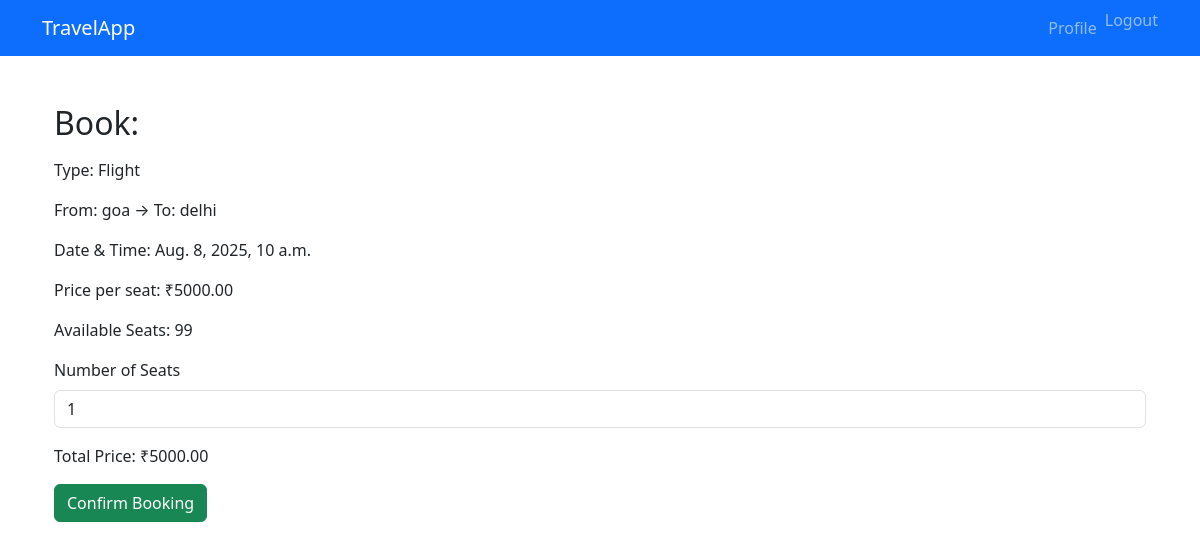
Screenshot of /destination/1/ (signed in) with the database file from the repository.
### travel_options/models.py (models this page shows, shortened)
class Destination(models.Model):
    TRAVEL_TYPES = [
        ('Flight', 'Flight'),
        ('Train', 'Train'),
        ('Bus', 'Bus'),
    ]
    name = models.CharField(max_length=100)
    description = models.TextField()
    travel_type = models.CharField(max_length=10, choices=TRAVEL_TYPES)
    source = models.CharField(max_length=100)
    destination = models.CharField(max_length=100)
    datetime = models.DateTimeField()
    price = models.DecimalField(max_digits=10, decimal_places=2)
    available_seats = models.PositiveIntegerField()

### travel_options/views.py (the view, shortened to what this page needs)
# urls.py: path('destination/<int:destination_id>/', travel_views.destination_detail, name='destination_detail'),
@login_required
def destination_detail(request, destination_id):
    travel = get_object_or_404(Destination, id=destination_id)
    return render(request, 'travel_options/destination_detail.html', {'destination': travel})

### travel_options/templates/travel_options/destination_detail.html (shortened to what this page needs)
{% extends 'base.html' %}
{% block content %}
<div class="container mt-5">
    <h2>Book: {{ destination.name }}</h2>
    <p>Type: {{ destination.travel_type }}</p>
    <p>From: {{ destination.source }} → To: {{ destination.destination }}</p>
    <p>Date & Time: {{ destination.datetime }}</p>
    <p>Price per seat: ₹<span id="price">{{ destination.price }}</span></p>
    <p>Available Seats: <span id="available">{{ destination.available_seats }}</span></p>
    {% if destination.available_seats > 0 %}
    <form method="post">
        <div class="mb-3">
            <label for="seats" class="form-label">Number of Seats</label>
            <input type="number" id="seats" name="seats" class="form-control" min="1" max="{{ destination.available_seats }}" value="1">
        </div>
        <p>Total Price: ₹<span id="total">{{ destination.price }}</span></p>
        <button type="submit" class="btn btn-success">Confirm Booking</button>
    </form>
    {% else %}
    <p class="text-danger">No seats available for this travel option.</p>
    {% endif %}
</div>
{% endblock %}

### rows the page displays
Destination: travel_type "Flight", source "goa", destination "delhi", datetime "Aug. 8, 2025, 10 a.m.", price "5000.00", available_seats "99"
